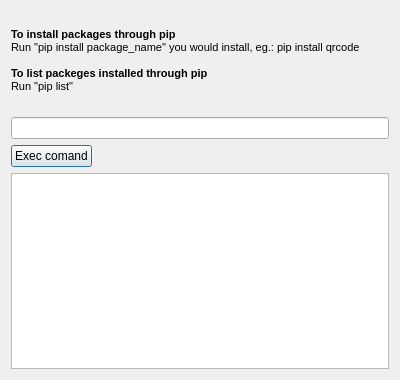
<?xml version="1.0" encoding="UTF-8"?>
<ui version="4.0">
 <class>Pipinstaller</class>
 <widget class="QDialog" name="Pipinstaller">
  <property name="geometry">
   <rect>
    <x>0</x>
    <y>0</y>
    <width>400</width>
    <height>380</height>
   </rect>
  </property>
  <property name="windowTitle">
   <string>Pipinstaller</string>
  </property>
  <layout class="QGridLayout" name="gridLayout">
   <item row="0" column="0" colspan="2">
    <widget class="QLabel" name="label">
     <property name="minimumSize">
      <size>
       <width>100</width>
       <height>100</height>
      </size>
     </property>
     <property name="text">
      <string>&lt;!DOCTYPE HTML PUBLIC &quot;-//W3C//DTD HTML 4.0//EN&quot; &quot;http://www.w3.org/TR/REC-html40/strict.dtd&quot;&gt;
&lt;html&gt;&lt;head&gt;&lt;meta name=&quot;qrichtext&quot; content=&quot;1&quot; /&gt;&lt;style type=&quot;text/css&quot;&gt;
p, li { white-space: pre-wrap; }
&lt;/style&gt;&lt;/head&gt;&lt;body style=&quot; font-family:'MS Shell Dlg 2'; font-size:8.25pt; font-weight:400; font-style:normal;&quot;&gt;
&lt;p style=&quot; margin-top:0px; margin-bottom:0px; margin-left:0px; margin-right:0px; -qt-block-indent:0; text-indent:0px;&quot;&gt;&lt;span style=&quot; font-size:8pt; font-weight:600;&quot;&gt;To install packages through pip&lt;/span&gt;&lt;/p&gt;
&lt;p style=&quot; margin-top:0px; margin-bottom:0px; margin-left:0px; margin-right:0px; -qt-block-indent:0; text-indent:0px;&quot;&gt;&lt;span style=&quot; font-size:8pt;&quot;&gt;Run &amp;quot;pip install package_name&amp;quot; you would install, eg.: pip install qrcode&lt;/span&gt;&lt;/p&gt;
&lt;p style=&quot;-qt-paragraph-type:empty; margin-top:0px; margin-bottom:0px; margin-left:0px; margin-right:0px; -qt-block-indent:0; text-indent:0px; font-size:8pt;&quot;&gt;&lt;/p&gt;
&lt;p style=&quot; margin-top:0px; margin-bottom:0px; margin-left:0px; margin-right:0px; -qt-block-indent:0; text-indent:0px;&quot;&gt;&lt;span style=&quot; font-size:8pt; font-weight:600;&quot;&gt;To list packeges installed through pip&lt;/span&gt;&lt;/p&gt;
&lt;p style=&quot; margin-top:0px; margin-bottom:0px; margin-left:0px; margin-right:0px; -qt-block-indent:0; text-indent:0px;&quot;&gt;&lt;span style=&quot; font-size:8pt;&quot;&gt;Run &amp;quot;pip list&amp;quot;&lt;/span&gt;&lt;/p&gt;&lt;/body&gt;&lt;/html&gt;</string>
     </property>
    </widget>
   </item>
   <item row="1" column="0" colspan="2">
    <widget class="QLineEdit" name="lineEdit_package_name"/>
   </item>
   <item row="2" column="0">
    <widget class="QPushButton" name="pushButton_try_to_install">
     <property name="text">
      <string>Exec comand</string>
     </property>
    </widget>
   </item>
   <item row="2" column="1">
    <spacer name="horizontalSpacer">
     <property name="orientation">
      <enum>Qt::Horizontal</enum>
     </property>
     <property name="sizeHint" stdset="0">
      <size>
       <width>298</width>
       <height>20</height>
      </size>
     </property>
    </spacer>
   </item>
   <item row="3" column="0" colspan="2">
    <widget class="QTextEdit" name="textEdit_output">
     <property name="minimumSize">
      <size>
       <width>0</width>
       <height>100</height>
      </size>
     </property>
    </widget>
   </item>
  </layout>
 </widget>
 <resources/>
 <connections/>
</ui>
